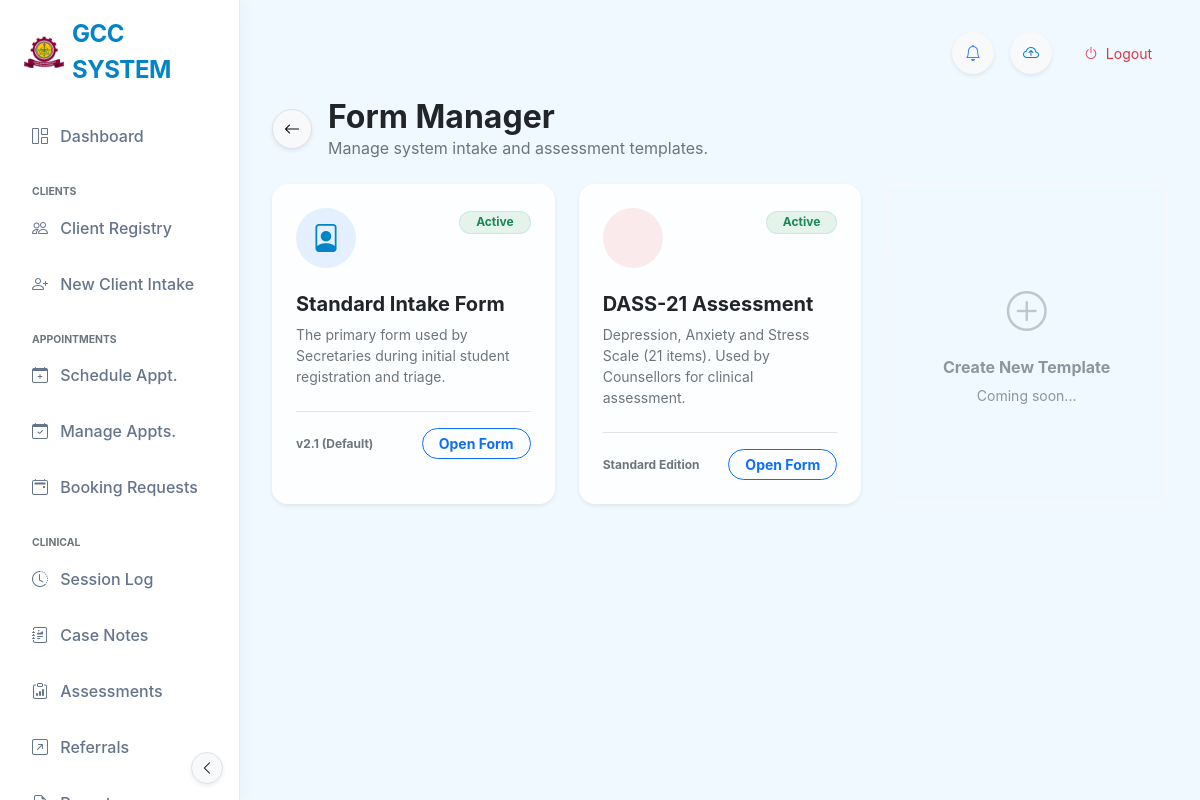
Screenshot of /admin/forms (signed in) with the database file from the repository.
### tables this page shows
CREATE TABLE app_settings (
            id INTEGER PRIMARY KEY AUTOINCREMENT,
            setting_name TEXT NOT NULL UNIQUE,
            setting_value TEXT
        , updated_at TIMESTAMP, global_id TEXT, last_synced_at TEXT, is_deleted BOOLEAN DEFAULT 0);

### app.py (the view)
@app.route('/admin/forms')
@login_required
def admin_forms():
    if session.get('role') != 'Admin':
        return redirect(url_for('dashboard'))
    return render_template('admin_forms.html')

### templates/admin_forms.html (shortened to what this page needs)
{% extends "base_modern.html" %}
{% block content %}
<div class="row mb-4">
    <div class="col-12">
        <div class="d-flex align-items-center">
            <a href="javascript:history.back()" class="btn btn-light border rounded-circle shadow-sm me-3"
                style="width: 40px; height: 40px; display: flex; align-items: center; justify-content: center;">
                <i class="bi bi-arrow-left"></i>
            </a>
            <div>
                <h2 class="fw-bold mb-0 text-dark">Form Manager</h2>
                <p class="text-muted mb-0">Manage system intake and assessment templates.</p>
            </div>
        </div>
    </div>
</div>
<div class="row g-4">
    <div class="col-md-6 col-lg-4">
        <div class="card card-glass border-0 shadow-sm h-100 btn-hover-lift">
            <div class="card-body p-4">
                <div class="d-flex justify-content-between mb-4">
                    <div class="bg-primary bg-opacity-10 text-primary rounded-circle p-3 d-flex align-items-center justify-content-center"
                        style="width: 60px; height: 60px;">
                        <i class="bi bi-file-person fs-3"></i>
                    </div>
                    <div>
                        <span
                            class="badge bg-success bg-opacity-10 text-success border border-success border-opacity-10 rounded-pill px-3">Active</span>
                    </div>
                </div>
                <h5 class="fw-bold text-dark">Standard Intake Form</h5>
                <p class="text-muted small mb-4">The primary form used by Secretaries during initial student
                    registration and triage.</p>
                <div class="pt-3 border-top d-flex justify-content-between align-items-center">
                    <small class="text-muted fw-bold" style="font-size: 0.75rem;">v2.1 (Default)</small>
                    <a href="{{ url_for('intake') }}"
                        class="btn btn-sm btn-outline-primary rounded-pill px-3 fw-bold">Open Form</a>
                </div>
            </div>
        </div>
    </div>
    <div class="col-md-6 col-lg-4">
        <div class="card card-glass border-0 shadow-sm h-100 btn-hover-lift">
            <div class="card-body p-4">
                <div class="d-flex justify-content-between mb-4">
                    <div class="bg-danger bg-opacity-10 text-danger rounded-circle p-3 d-flex align-items-center justify-content-center"
                        style="width: 60px; height: 60px;">
                    </div>
                    <div>
                        <span
                            class="badge bg-success bg-opacity-10 text-success border border-success border-opacity-10 rounded-pill px-3">Active</span>
                    </div>
                </div>
                <h5 class="fw-bold text-dark">DASS-21 Assessment</h5>
                <p class="text-muted small mb-4">Depression, Anxiety and Stress Scale (21 items). Used by Counsellors
                    for clinical assessment.</p>
                <div class="pt-3 border-top d-flex justify-content-between align-items-center">
                    <small class="text-muted fw-bold" style="font-size: 0.75rem;">Standard Edition</small>
                    <a href="{{ url_for('dass21') }}"
                        class="btn btn-sm btn-outline-primary rounded-pill px-3 fw-bold">Open Form</a>
                </div>
            </div>
        </div>
    </div>
    <div class="col-md-6 col-lg-4">
        <div
            class="card border-2 border-dashed border-light bg-transparent h-100 d-flex align-items-center justify-content-center text-center p-5 opacity-75">
            <div>
                <div class="mb-3 text-muted opacity-50"><i class="bi bi-plus-circle fs-1"></i></div>
                <h6 class="fw-bold text-muted">Create New Template</h6>
                <p class="small text-muted mb-0">Coming soon...</p>
            </div>
        </div>
    </div>
</div>
{% endblock %}

### templates/base_modern.html (shortened to what this page needs)
<!DOCTYPE html>
<html lang="en">
<head>
    <link href="{{ url_for('static', filename='css/bootstrap.min.css') }}" rel="stylesheet">
    <link rel="stylesheet" href="{{ url_for('static', filename='css/bootstrap-icons.css') }}">
    <link rel="stylesheet" href="{{ url_for('static', filename='css/modern_theme.css') }}?v=2.2">
</head>
<body data-theme="{{ settings.get('active_theme', 'default') }}">
    <nav class="sidebar-glass d-flex flex-column flex-shrink-0 p-3" id="sidebar">
        <div class="mb-4">
            <a href="/" class="d-flex align-items-center link-dark text-decoration-none logo-container ps-2">
                {% if settings.logo_url %}
                <img src="{{ settings.logo_url }}" class="me-2"
                    style="max-height: 40px; max-width: 40px; object-fit: contain;">
                {% else %}
                <div class="bg-gradient p-2 rounded-3 me-2" style="background: maroon; color: white;">
                    <i class="bi bi-heart-pulse-fill fs-4"></i>
                </div>
                {% endif %}
                <span class="fs-4 fw-bold sidebar-header-text" style="letter-spacing: -0.02em; color: var(--brand-primary);">{{ settings.get('system_name', 'USTED SYSTEM') }}</span>
            </a>
        </div>
        <ul class="nav nav-pills flex-column mb-auto">
            <li class="nav-item">
                <a href="{{ url_for('dashboard') }}"
                    class="nav-link {% if request.endpoint == 'dashboard' %}active{% endif %}" title="Dashboard"
                    data-bs-toggle="tooltip" data-bs-placement="right">
                    <i class="bi bi-grid-1x2 me-2"></i> <span>Dashboard</span>
                </a>
            </li>
            {% if session.get('role') in ['Secretary', 'Admin', 'Counsellor', 'Counselor'] %}
            <li class="mt-3 text-uppercase small text-muted fw-bold ps-3 mb-1 nav-category-header" style="font-size:0.65rem;">Clients</li>
            <li>
                <a href="{{ url_for('students') }}"
                    class="nav-link {% if 'student' in request.endpoint and 'intake' not in request.endpoint %}active{% endif %}"
                    title="Client Registry" data-bs-toggle="tooltip" data-bs-placement="right">
                    <i class="bi bi-people me-2"></i> <span>Client Registry</span>
                </a>
            </li>
            <li>
                <a href="{{ url_for('intake') }}"
                    class="nav-link {% if 'intake' in request.endpoint %}active{% endif %}" title="New Client Intake"
                    data-bs-toggle="tooltip" data-bs-placement="right">
                    <i class="bi bi-person-plus me-2"></i> <span>New Client Intake</span>
                </a>
            </li>
            <li class="mt-3 text-uppercase small text-muted fw-bold ps-3 mb-1 nav-category-header" style="font-size:0.65rem;">Appointments</li>
            <li>
                <a href="{{ url_for('appointment') }}"
                    class="nav-link {% if request.endpoint == 'appointment' %}active{% endif %}"
                    title="Schedule Appointment" data-bs-toggle="tooltip" data-bs-placement="right">
                    <i class="bi bi-calendar-plus me-2"></i> <span>Schedule Appt.</span>
                </a>
            </li>
            <li>
                <a href="{{ url_for('manage_appointments') }}"
                    class="nav-link {% if 'manage_appointments' in request.endpoint %}active{% endif %}"
                    title="Manage Appointments" data-bs-toggle="tooltip" data-bs-placement="right">
                    <i class="bi bi-calendar-check me-2"></i> <span>Manage Appts.</span>
                </a>
            </li>
            <li>
                <a href="/admin/bookings"
                    class="nav-link {% if 'bookings' in request.endpoint %}active{% endif %}" title="Booking Requests"
                    data-bs-toggle="tooltip" data-bs-placement="right">
                    <i class="bi bi-calendar2-event me-2"></i>
                    <span>Booking Requests</span>
                </a>
            </li>
            {% endif %}
            {% if (session.get('role') or '')|trim in ['Counsellor', 'Counselor', 'Admin'] %}
            <li class="mt-3 text-uppercase small text-muted fw-bold ps-3 mb-1 nav-category-header" style="font-size:0.65rem;">Clinical</li>
            <li>
                <a href="{{ url_for('sessions_list') }}"
                    class="nav-link {% if 'session' in request.endpoint and 'case' not in request.endpoint %}active{% endif %}"
                    title="Session Log" data-bs-toggle="tooltip" data-bs-placement="right">
                    <i class="bi bi-clock-history me-2"></i> <span>Session Log</span>
                </a>
            </li>
            <li>
                <a href="{{ url_for('case_notes_list') }}"
                    class="nav-link {% if 'case_notes' in request.endpoint %}active{% endif %}" title="Case Notes"
                    data-bs-toggle="tooltip" data-bs-placement="right">
                    <i class="bi bi-journal-richtext me-2"></i> <span>Case Notes</span>
                </a>
            </li>
            <li>
                <a href="{{ url_for('dass21_list') }}"
                    class="nav-link {% if 'dass21' in request.endpoint %}active{% endif %}" title="Assessments"
                    data-bs-toggle="tooltip" data-bs-placement="right">
                    <i class="bi bi-clipboard-data me-2"></i> <span>Assessments</span>
                </a>
            </li>
            <li>
                <a href="{{ url_for('all_referrals') }}"
                    class="nav-link {% if 'referral' in request.endpoint %}active{% endif %}" title="Referrals"
                    data-bs-toggle="tooltip" data-bs-placement="right">
                    <i class="bi bi-arrow-up-right-square me-2"></i> <span>Referrals</span>
                </a>
            </li>
            <li>
                <a href="{{ url_for('reports_list') }}"
                    class="nav-link {% if 'report' in request.endpoint %}active{% endif %}" title="Reports"
                    data-bs-toggle="tooltip" data-bs-placement="right">
                    <i class="bi bi-file-earmark-bar-graph me-2"></i> <span>Reports</span>
                </a>
            </li>
            {% endif %}
        </ul>
                    {% set role_labels = {'Secretary': 'Desk Administrator', 'Admin': 'System Administrator', 'Counsellor': 'Counsellor', 'Counselor': 'Counsellor'} %}
                    {% set display_name = session.get('full_name', 'User') %}
                    {% if display_name.strip().lower() in ['secretary', 'admin', 'counsellor', 'counselor'] %}
                        {% set display_name = role_labels.get(session.get('role'), display_name) %}
                    {% endif %}
        <button
            class="btn btn-sm btn-light border position-absolute bottom-0 end-0 m-3 rounded-circle shadow-sm d-none d-md-flex align-items-center justify-content-center"
            id="sidebarToggle" style="width: 32px; height: 32px; z-index: 1050;">
            <i class="bi bi-chevron-left"></i>
        </button>
    </nav>
    <main class="main-content">
        <div class="d-flex justify-content-between align-items-center mb-4 gap-3">
            <div class="d-flex align-items-center gap-3">
                <div class="dropdown">
                    <button class="btn btn-light rounded-circle position-relative shadow-sm" type="button"
                        id="notifDropdown" data-bs-toggle="dropdown" aria-expanded="false"
                        style="width: 42px; height: 42px;">
                        <i class="bi bi-bell text-secondary"></i>
                    </button>
                </div>
                <button id="manualSyncBtn" class="btn btn-light rounded-circle shadow-sm" title="Sync with Cloud"
                        style="width: 42px; height: 42px;" onclick="triggerManualSync()">
                    <i class="bi bi-cloud-arrow-up text-primary"></i>
                </button>
                <a href="{{ url_for('logout') }}" class="btn btn-outline-danger border-0 btn-sm rounded-pill px-3">
                    <i class="bi bi-power me-1"></i> Logout
                </a>
            </div>
        </div>
        {% block content %}{% endblock %}
    </main>
</body>
</html>

### rows the page displays
app_settings: logo_url (picture)
app_settings: get "GCC SYSTEM"
